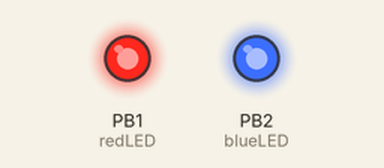
A sketch run on a simulated ATtiny85, built with avr-gcc and run on an emulated ATtiny85. Parts: output pins drawn as LEDs (lit = HIGH). Sleep ends after the set time or at an interrupt; pins used as bus, display or sensor lines are not drawn.

Above: at 4.0 s.
At 28.5 s:
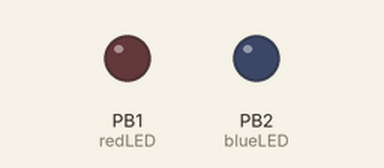
Timing chart, 0 to 63.9 s (numbered marks = the images above):
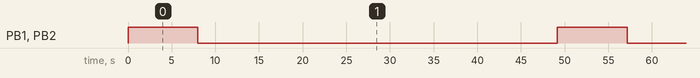

The sketch:

attiny85_IR.ino
```cpp
#include "attiny_sleep.h"

const int powerController = 4;
const int powerFailIndicator = 3;
const int blueLED = 2;
const int redLED = 1;
const int irSensor = 0;

const int cyclesBeforePowerRefresh = 4;
const int cyclesToRefreshPower = 1;
const int sleepTimer = 9;
const int rechargeTime = 8000;
int cycles = 0;


void setup(){
  pinMode(powerFailIndicator, INPUT);
  pinMode(powerController, OUTPUT);
  pinMode(blueLED, OUTPUT);
  pinMode(redLED,  OUTPUT);
  setup_watchdog(sleepTimer);
}

void loop(){
  if (f_wdt == 1) {
    f_wdt = 0;

    if(cycles < cyclesToRefreshPower) {
      activatePower();
      activateLights(rechargeTime);
      deactivatePower();
      cycles++;
    }
    else if(cycles >= (cyclesToRefreshPower + cyclesBeforePowerRefresh)) {
      cycles = 0;
    }
    else {
      system_sleep();
      cycles++;
    }
  }
}

void activateLights(int howLong) {
      analogWrite(blueLED, 255);
      analogWrite(redLED, 255);
      delay(howLong);
      analogWrite(blueLED, 0);
      analogWrite(redLED, 0);

}

void deactivatePower(){
  digitalWrite(powerController, LOW);
}

void activatePower() {
  digitalWrite(powerController, HIGH);
}

void activatePower(int howLong) {
  digitalWrite(powerController, HIGH);
  delay(howLong);
  digitalWrite(powerController, LOW);
}
```

attiny_sleep.h
```cpp
#ifndef SLEEP_H
#define SLEEP_H

#include "Arduino.h"
#include <avr/sleep.h>
#include <avr/wdt.h>

#ifndef cbi
#define cbi(sfr, bit) (_SFR_BYTE(sfr) &= ~_BV(bit))
#endif
#ifndef sbi
#define sbi(sfr, bit) (_SFR_BYTE(sfr) |= _BV(bit))
#endif

volatile boolean f_wdt = 1;

// Watchdog Interrupt Service / is executed when watchdog timed out
ISR(WDT_vect) {
  f_wdt=1;  // set global flag
}

// 0=16ms, 1=32ms,2=64ms,3=128ms,4=250ms,5=500ms
// 6=1 sec,7=2 sec, 8=4 sec, 9= 8sec
void setup_watchdog(int ii) {

  byte bb;
  int ww;
  if (ii > 9 ) ii=9;
  bb=ii & 7;
  if (ii > 7) bb|= (1<<5);
  bb|= (1<<WDCE);
  ww=bb;

  MCUSR &= ~(1<<WDRF);
  // start timed sequence
  WDTCR |= (1<<WDCE) | (1<<WDE);
  // set new watchdog timeout value
  WDTCR = bb;
  WDTCR |= _BV(WDIE);
}

// set system into the sleep state
// system wakes up when wtchdog is timed out
void system_sleep() {
  cbi(ADCSRA,ADEN);                    // switch Analog to Digitalconverter OFF

  set_sleep_mode(SLEEP_MODE_PWR_DOWN); // sleep mode is set here
  sleep_enable();

  sleep_mode();                        // System sleeps here

  sleep_disable();                     // System continues execution here when watchdog timed out
  sbi(ADCSRA,ADEN);                    // switch Analog to Digitalconverter ON
}


#endif
```

Measured:
- by itself, PB1 (redLED), PB2 (blueLED): alternates HIGH for 8.0 s and LOW for 41.2 s
